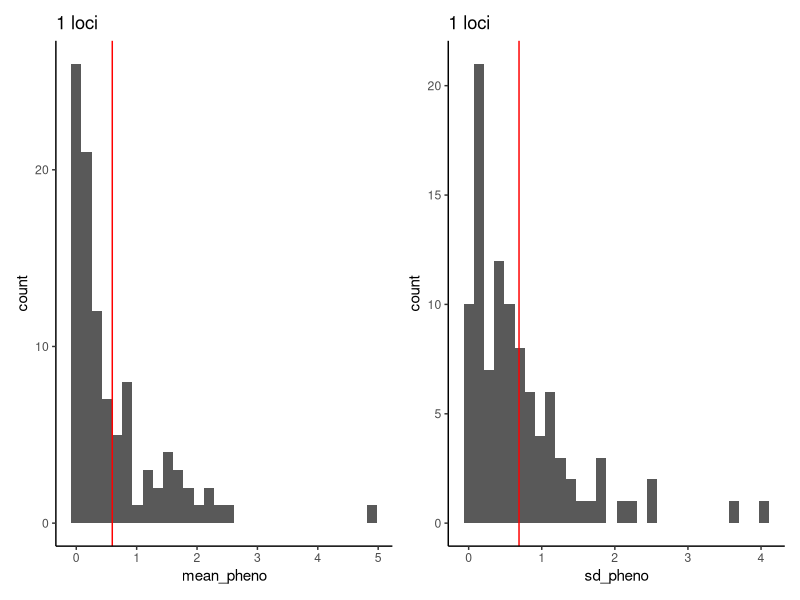
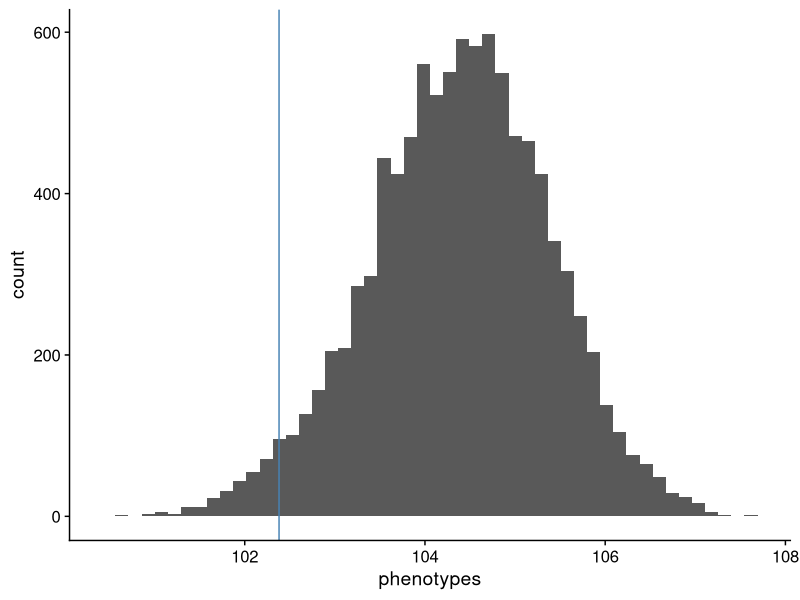
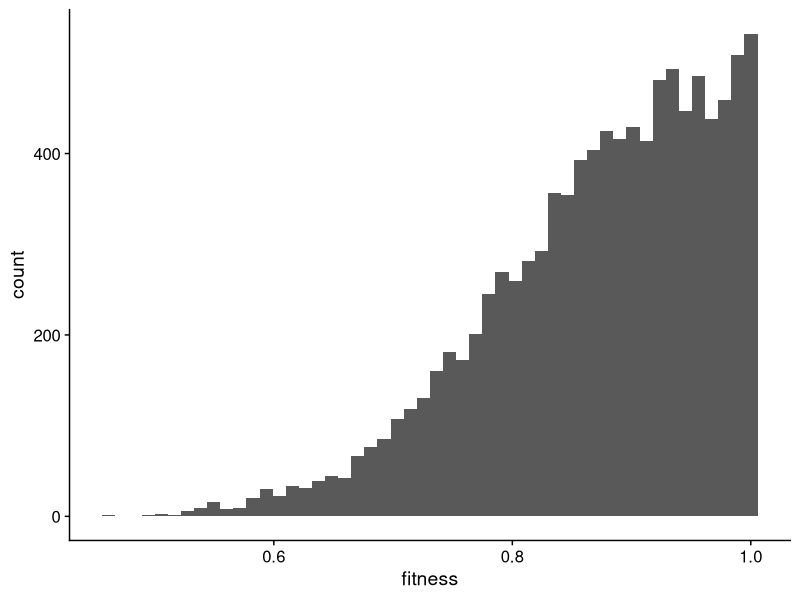
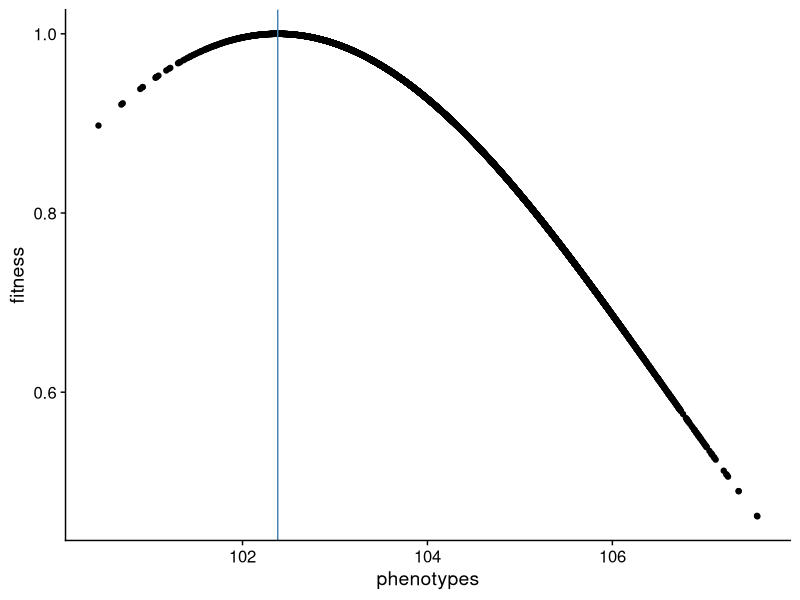
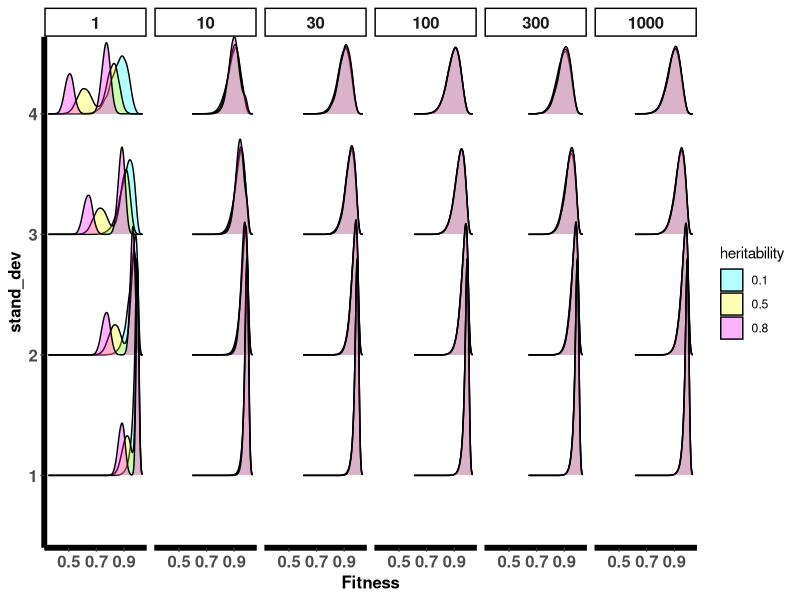
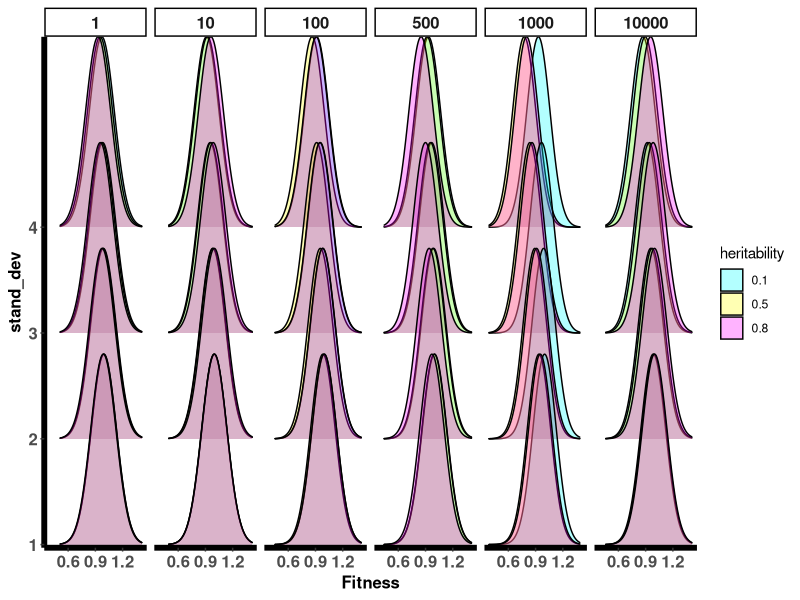
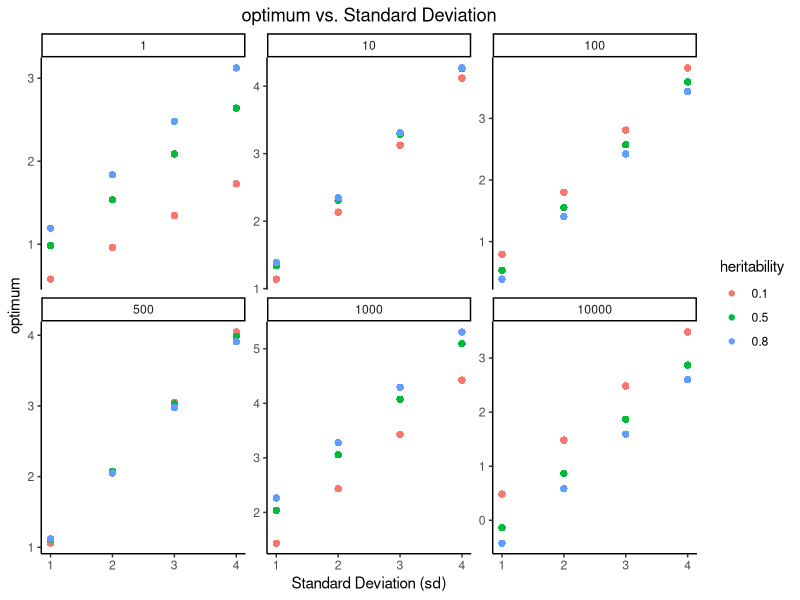
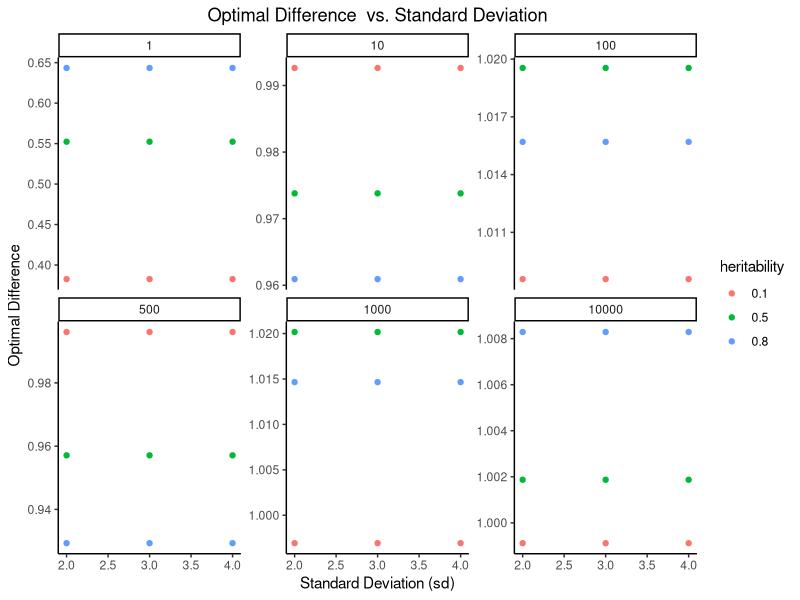

Recreate these plots in R, in order.
## ---- chunk 1
library(tidyverse)
library(patchwork)
library(cowplot)

seeds <- round(seq(1234, 2500, length.out = 100))

nloci <- 1
ninds <- 10000
h2 <- 0.5

mean_pheno <- numeric(length = length(seeds))
sd_pheno <- numeric(length = length(seeds))

for (i in seq_along(seeds)) {
  seed <- seeds[i]
  set.seed(seed)
  
  effects <- rexp(nloci)
  markers <- runif(nloci, 0, 1) #Probability of carrying a given allele 
  additive <- numeric(length = ninds)
  
  for (ind in 1:ninds) {
    geno <- rbinom(nloci, 1, markers)
    effs <- geno*effects
    additive[ind] <- sum(effs)
  }
  V_A <- var(additive)
  V_E <- (V_A/h2)- V_A
  env <- rnorm(ninds, 0.0, sqrt(V_E))
  
  df <- tibble(phenotypes = additive + env)
  #df$phenotypes <- (df$phenotypes / sd(df$phenotypes))
  mean_pheno[i] <- mean(df$phenotypes)
  sd_pheno[i] <- sd(df$phenotypes)
}

mypheno <- tibble(mean_pheno = mean_pheno, sd_pheno = sd_pheno)
# head(mypheno)
# max(mypheno$mean_pheno)
# min(mypheno$mean_pheno)

µs <- mypheno %>% summarise(µp = mean(mean_pheno), µsd = mean(sd_pheno))
## ---- chunk 2
library(patchwork)

p1 <- ggplot()+
  geom_histogram(data = mypheno, aes(mean_pheno), bins = 30)+
  geom_vline(xintercept = µs$µp, color = "red")+
  ggtitle("1 loci")+
  theme(plot.title = element_text(hjust = 0.5))+
  theme_classic()

p2 <- ggplot()+
  geom_histogram(data = mypheno, aes(sd_pheno), bins = 30)+
  geom_vline(xintercept = µs$µsd, color = "red")+
  ggtitle("1 loci")+
  theme(plot.title = element_text(hjust = 0.5))+
  theme_classic()

p1|p2
## ---- chunk 3
library(tidyverse)
library(cowplot)
theme_set(theme_cowplot())

rm(list = ls())
set.seed(7711)

#how many loci
nloci <- 1

#how many individuals
ninds <- 10000

#heritability
h2 <- 0.5

#get effects
effects <- rexp(nloci)
#effects <- rgamma(nloci, 8, 7)
#effects <- rbeta(nloci, 1, 1)
#get freqs
markers <- runif(nloci,0.01,0.99)

additive <- numeric(length = ninds)

for(ii in 1:ninds){
  #get genotype for 10 loci for one individual
  geno <- rbinom(rep(1,10),rep(1,10), markers)
  effs <- geno*effects
  additive[ii] <- sum(effs)
}

V_A <- var(additive)
V_E <- (V_A/h2)- V_A
env <- rnorm(ninds, 0.0, sqrt(V_E))

phenotypes <- tibble(phenotypes = additive + env)

phenotypes$phenotypes <- (phenotypes$phenotypes/ sd(phenotypes$phenotypes)) + 100

#phenotypes$phenotypes <- ((phenotypes$phenotypes - mean(phenotypes$phenotypes))/sd(phenotypes$phenotypes)) + 100


#phenotypes$phenotypes <- (phenotypes$phenotypes/ max(phenotypes$phenotypes))  + 100
#phenotypes$phenotypes <- quantile(phenotypes$phenotypes, rank(phenotypes$phenotypes)/ length(phenotypes$phenotypes))
#phenotypes$phenotypes <- (phenotypes$phenotypes - mean(phenotypes$phenotypes))/ sd(phenotypes$phenotypes) 
#phenotypes$phenotypes <- ((phenotypes$phenotypes - min(phenotypes$phenotypes))/ (max(phenotypes$phenotypes) - min(phenotypes$phenotypes)))
#phenotypes$phenotypes <- (phenotypes$phenotypes/ mean(phenotypes$phenotypes))  + 100

#define new optimum
new_opt <- mean(phenotypes$phenotypes) - sd(phenotypes$phenotypes)*2

phenotypes |>
  ggplot(aes(x=phenotypes)) +
  geom_histogram(bins = 50) +
  geom_vline(xintercept = new_opt, color = "steelblue")


scaling_f <- mean(phenotypes$phenotypes)
  
#phenotypes$fitness <- 1 - ((phenotypes$phenotypes - new_opt)^2/phenotypes$phenotypes) #Quadratic
#phenotypes$fitness <- exp(-(1/10) * (phenotypes$phenotypes - new_opt)^2)# we can alsp try 1/
phenotypes$fitness <- exp(-(3/mean(phenotypes$phenotypes)) * ((phenotypes$phenotypes - new_opt))^2)

#phenotypes$fitness <- exp(-(3/(scaling_f)) * (phenotypes$phenotypes - new_opt)^2)
#phenotypes$fitness <- (dnorm(new_opt - phenotypes$phenotypes, 10))

phenotypes |>
  ggplot(aes(x=fitness)) +
  geom_histogram(bins = 50)


phenotypes |>
  ggplot(aes(phenotypes, fitness)) +
  geom_point() +
  #ylim(0,1) +
  geom_vline(xintercept = new_opt, color = "steelblue")
 #  
## ---- chunk 4
nloci <- c(1, 10, 30, 100, 300, 1000)
ninds <- 10000
h2s <- c(0.1, 0.5, 0.8)
sds <- 1:4

seeds <-1234 #round(seq(1234, 2500, length.out = 50))

# Initialize df dataframe
df <- tibble()

for (seed in seeds) {
  set.seed(seed)
  
  for(locus in nloci){
    effects <- rexp(locus)
    markers <- runif(locus, 0, 1) # Probability of carrying a given allele
    additive <- numeric(length = ninds)
    
    for (ind in 1:ninds) {
      geno <- rbinom(locus, 1, markers)
      effs <- geno * effects
      additive[ind] <- sum(effs)
      V_A <- locus/3 # Scaling VA based on the observation
    }
   # V_A <- locus/3
    #V_A <- var(additive)
    
    for(h2 in h2s){
      V_E <- (V_A / h2) - V_A
      env <- rnorm(ninds, 0.0, sqrt(V_E))
      
      for (sd in sds) {
        myphedata <- tibble(
          phenotypes = additive + env,
          
          mup = 0.5*locus, # Expected mean
          sdp = sqrt(locus/(3*h2)), #Expected standard deviation
          phenotype = ((phenotypes - mup)/sdp), # Phenotype scaling
          
          optimum = mean(phenotype) + (sd * sd(phenotype)),
          sd = sd,  # Add sd column
          seed = seed,  # Add seed column
          h2 = h2,  # Add h2 column
          locus = locus  # Add locus column
        )
        df <- bind_rows(df, myphedata)
      }
    }
  }
}

newdataset <- df %>% group_by(seed, sd, locus, h2) %>%
  mutate(Fitness = exp(-(1/150) * (phenotype - optimum)^2),
    heritability = factor(h2),
    stand_dev = factor(sd))

## ---- chunk 5
library(ggridges)
theme_set(theme_classic())

ggplot(newdataset, aes(y = stand_dev, x = Fitness)) +
  geom_density_ridges(aes(fill = heritability), alpha = 0.3,bandwidth = 0.01) + 
  scale_fill_manual(values = c("cyan", "yellow", "magenta")) +
  facet_grid(~locus)+
  theme(axis.text = element_text(size = 12, face = "bold"),
        axis.line = element_line(size = 2),
        axis.title = element_text(size = 12, face = "bold"),
        strip.text = element_text(size = 12, face = "bold"))
## ---- chunk 6
rm(list = ls())
library(tibble)
library(dplyr)

nloci <- c(1, 10, 100, 500, 1000, 10000)
ninds <- 10000
h2s <- c(0.1, 0.5, 0.8)
sds <- 1:4

seeds <-1234 #round(seq(1234, 2500, length.out = 50))

# Initialize df dataframe
df <- tibble()

for (seed in seeds) {
  set.seed(seed)
  
  for(locus in nloci){
    effects <- rexp(locus)
    markers <- runif(locus, 0, 1) # Probability of carrying a given allele
    additive <- numeric(length = ninds)
    
    for (ind in 1:ninds) {
      geno <- rbinom(locus, 1, markers)
      effs <- geno * effects
      additive[ind] <- sum(effs)
    }
    V_A <- locus/3
    
    for(h2 in h2s){
      V_E <- (V_A / h2) - V_A
      env <- rnorm(ninds, 0.0, sqrt(V_E))

       for (sd in sds) {
         #sdp <- sqrt(locus / (3 * h2))
        if (locus == 1) {
          sdp <- sqrt(locus*3/h2)
        } else {
          sdp <- sqrt(locus / (3 * h2))
        }
        myphedata <- tibble(
          phenotypes = additive + env,
          
          mup = 0.5*locus, # Expected mean
          sdp = sdp, #Expected standard deviation.         
          phenotype = ((phenotypes - mup)/sdp), # Phenotype scaling
          
          optimum = mean(phenotype) + sd * sd(phenotype),
          Fitness = ifelse(locus==1, exp(-(1/150) * (phenotype - optimum)^2), 
                           exp(-(1/150) * (phenotype - optimum)^2)),
          sd = sd,  # Add sd column
          seed = seed,  # Add seed column
          h2 = h2,  # Add h2 column
          locus = locus  # Add locus column
        )
        df <- bind_rows(df, myphedata)
      }
    }
  }
}

newdataset <- df %>% group_by(seed, sd, locus, h2) %>%
  mutate(heritability = factor(h2),
    stand_dev = factor(sd))

## ---- chunk 7

library(ggridges)
theme_set(theme_classic())

ggplot(newdataset, aes(y = stand_dev, x = Fitness)) +
  geom_density_ridges(aes(fill = heritability), alpha = 0.3) + # ,bandwidth = 0.12, rel_min_height = 0.0005
  scale_fill_manual(values = c("cyan", "yellow", "magenta")) +
  facet_grid(~locus, scales = "free_y")+
  scale_y_discrete(expand = c(0.01, 0))+
  theme(axis.text = element_text(size = 12, face = "bold"),
        axis.line = element_line(size = 2),
        axis.title = element_text(size = 12, face = "bold"),
        strip.text = element_text(size = 12, face = "bold"))
## ---- chunk 8
# plot of Optimum vs. sd
ggplot(newdataset, aes(x = sd, y = optimum,  color = heritability)) +
  geom_point() +
  facet_wrap(~locus, scales = "free_y")+
  labs( title = "optimum vs. Standard Deviation",
        x = "Standard Deviation (sd)",
        y = "optimum"
  )+
  theme(plot.title = element_text(hjust = 0.5))
## ---- chunk 9
# Calculate the sequential difference t1 - t in optimum

newdataset2 <- newdataset %>% 
  #dplyr::filter(h2 > 0.1) %>% 
  dplyr::select(optimum, sd, heritability, locus) %>% 
  distinct() %>% 
  group_by(locus, heritability) %>% 
  arrange(sd) %>% 
  mutate(optimum_diff = c(NA, diff(optimum))) %>% 
  drop_na()

# Create the modified plot
ggplot(newdataset2, aes(x = sd, y = optimum_diff, color = heritability)) +
  geom_point() +
  facet_wrap(~locus, scales = "free_y") +
  labs(
    title = "Optimal Difference  vs. Standard Deviation",
    x = "Standard Deviation (sd)",
    y = "Optimal Difference"
  )+
  theme(plot.title = element_text(hjust = 0.5))
